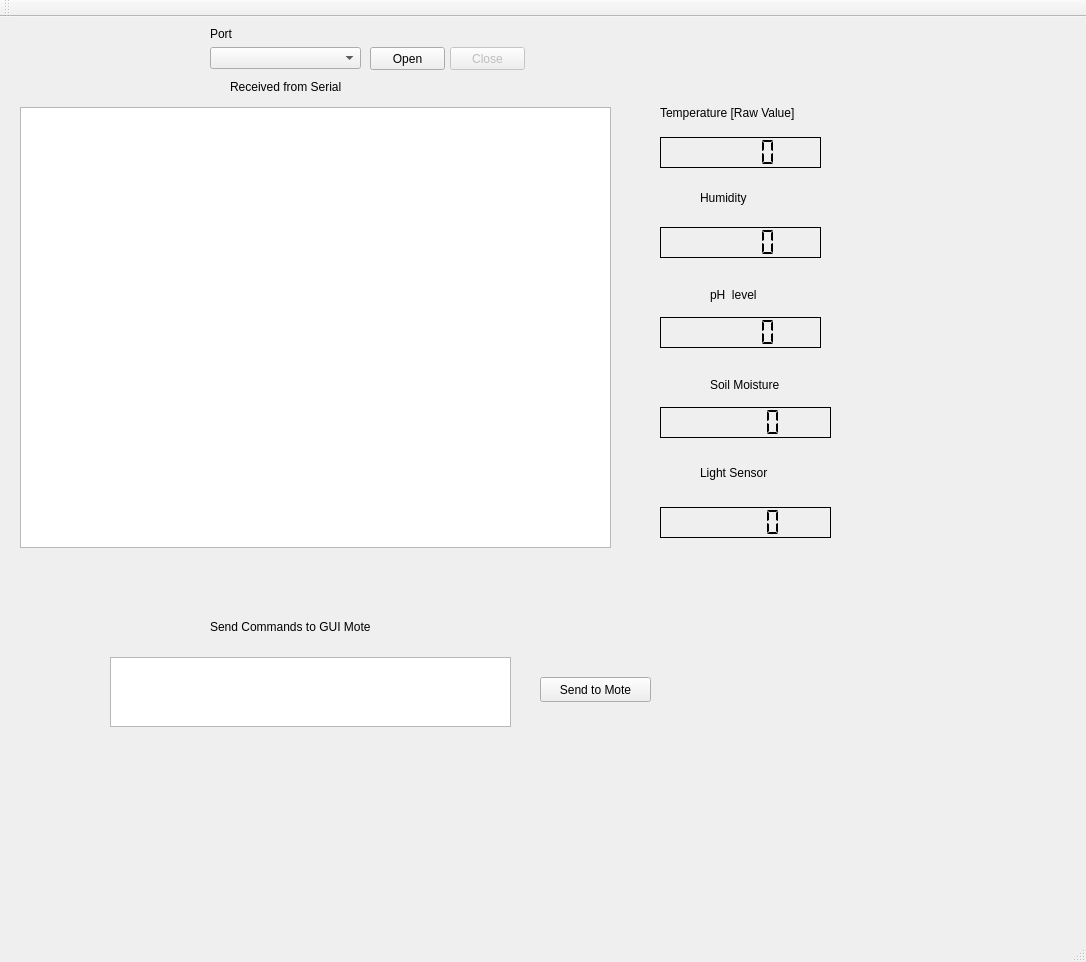
<?xml version="1.0" encoding="UTF-8"?>
<ui version="4.0">
 <class>MainWindow</class>
 <widget class="QMainWindow" name="MainWindow">
  <property name="geometry">
   <rect>
    <x>0</x>
    <y>0</y>
    <width>1086</width>
    <height>962</height>
   </rect>
  </property>
  <property name="windowTitle">
   <string>MainWindow</string>
  </property>
  <widget class="QWidget" name="centralWidget">
   <widget class="QTextEdit" name="textEdit_Status">
    <property name="enabled">
     <bool>true</bool>
    </property>
    <property name="geometry">
     <rect>
      <x>20</x>
      <y>90</y>
      <width>591</width>
      <height>441</height>
     </rect>
    </property>
   </widget>
   <widget class="QComboBox" name="comboBox_Interface">
    <property name="geometry">
     <rect>
      <x>210</x>
      <y>30</y>
      <width>151</width>
      <height>22</height>
     </rect>
    </property>
   </widget>
   <widget class="QLabel" name="label">
    <property name="geometry">
     <rect>
      <x>210</x>
      <y>10</y>
      <width>46</width>
      <height>13</height>
     </rect>
    </property>
    <property name="text">
     <string>Port</string>
    </property>
   </widget>
   <widget class="QPushButton" name="pushButton_open">
    <property name="geometry">
     <rect>
      <x>370</x>
      <y>30</y>
      <width>75</width>
      <height>23</height>
     </rect>
    </property>
    <property name="text">
     <string>Open</string>
    </property>
   </widget>
   <widget class="QPushButton" name="pushButton_close">
    <property name="enabled">
     <bool>false</bool>
    </property>
    <property name="geometry">
     <rect>
      <x>450</x>
      <y>30</y>
      <width>75</width>
      <height>23</height>
     </rect>
    </property>
    <property name="text">
     <string>Close</string>
    </property>
   </widget>
   <widget class="QLCDNumber" name="value_temperature">
    <property name="geometry">
     <rect>
      <x>660</x>
      <y>120</y>
      <width>161</width>
      <height>31</height>
     </rect>
    </property>
    <property name="frameShape">
     <enum>QFrame::Box</enum>
    </property>
    <property name="frameShadow">
     <enum>QFrame::Plain</enum>
    </property>
    <property name="segmentStyle">
     <enum>QLCDNumber::Flat</enum>
    </property>
   </widget>
   <widget class="QLabel" name="label_temperature">
    <property name="geometry">
     <rect>
      <x>660</x>
      <y>80</y>
      <width>191</width>
      <height>31</height>
     </rect>
    </property>
    <property name="text">
     <string>Temperature [Raw Value]</string>
    </property>
   </widget>
   <widget class="QLabel" name="label_2">
    <property name="geometry">
     <rect>
      <x>230</x>
      <y>60</y>
      <width>151</width>
      <height>20</height>
     </rect>
    </property>
    <property name="text">
     <string>Received from Serial</string>
    </property>
   </widget>
   <widget class="QLabel" name="label_humidity">
    <property name="geometry">
     <rect>
      <x>700</x>
      <y>170</y>
      <width>101</width>
      <height>21</height>
     </rect>
    </property>
    <property name="text">
     <string>Humidity</string>
    </property>
   </widget>
   <widget class="QLCDNumber" name="value_humidity">
    <property name="geometry">
     <rect>
      <x>660</x>
      <y>210</y>
      <width>161</width>
      <height>31</height>
     </rect>
    </property>
    <property name="frameShape">
     <enum>QFrame::Box</enum>
    </property>
    <property name="frameShadow">
     <enum>QFrame::Plain</enum>
    </property>
    <property name="segmentStyle">
     <enum>QLCDNumber::Flat</enum>
    </property>
   </widget>
   <widget class="QLabel" name="label_pH">
    <property name="geometry">
     <rect>
      <x>710</x>
      <y>270</y>
      <width>81</width>
      <height>16</height>
     </rect>
    </property>
    <property name="text">
     <string>pH  level</string>
    </property>
   </widget>
   <widget class="QLCDNumber" name="value_pH">
    <property name="geometry">
     <rect>
      <x>660</x>
      <y>300</y>
      <width>161</width>
      <height>31</height>
     </rect>
    </property>
    <property name="frameShape">
     <enum>QFrame::Box</enum>
    </property>
    <property name="frameShadow">
     <enum>QFrame::Plain</enum>
    </property>
    <property name="segmentStyle">
     <enum>QLCDNumber::Flat</enum>
    </property>
   </widget>
   <widget class="QLabel" name="label_soil">
    <property name="geometry">
     <rect>
      <x>710</x>
      <y>360</y>
      <width>111</width>
      <height>16</height>
     </rect>
    </property>
    <property name="text">
     <string>Soil Moisture</string>
    </property>
   </widget>
   <widget class="QLCDNumber" name="value_soil">
    <property name="geometry">
     <rect>
      <x>660</x>
      <y>390</y>
      <width>171</width>
      <height>31</height>
     </rect>
    </property>
    <property name="frameShape">
     <enum>QFrame::Box</enum>
    </property>
    <property name="frameShadow">
     <enum>QFrame::Plain</enum>
    </property>
    <property name="segmentStyle">
     <enum>QLCDNumber::Flat</enum>
    </property>
   </widget>
   <widget class="QLabel" name="label_light">
    <property name="geometry">
     <rect>
      <x>700</x>
      <y>440</y>
      <width>111</width>
      <height>31</height>
     </rect>
    </property>
    <property name="text">
     <string>Light Sensor</string>
    </property>
   </widget>
   <widget class="QLCDNumber" name="value_light">
    <property name="geometry">
     <rect>
      <x>660</x>
      <y>490</y>
      <width>171</width>
      <height>31</height>
     </rect>
    </property>
    <property name="frameShape">
     <enum>QFrame::Box</enum>
    </property>
    <property name="frameShadow">
     <enum>QFrame::Plain</enum>
    </property>
    <property name="segmentStyle">
     <enum>QLCDNumber::Flat</enum>
    </property>
   </widget>
   <widget class="QTextEdit" name="textEdit_command">
    <property name="geometry">
     <rect>
      <x>110</x>
      <y>640</y>
      <width>401</width>
      <height>70</height>
     </rect>
    </property>
   </widget>
   <widget class="QPushButton" name="send_command_button">
    <property name="geometry">
     <rect>
      <x>540</x>
      <y>660</y>
      <width>111</width>
      <height>25</height>
     </rect>
    </property>
    <property name="text">
     <string>Send to Mote</string>
    </property>
   </widget>
   <widget class="QLabel" name="label_3">
    <property name="geometry">
     <rect>
      <x>210</x>
      <y>600</y>
      <width>211</width>
      <height>20</height>
     </rect>
    </property>
    <property name="text">
     <string>Send Commands to GUI Mote</string>
    </property>
   </widget>
  </widget>
  <widget class="QMenuBar" name="menuBar">
   <property name="geometry">
    <rect>
     <x>0</x>
     <y>0</y>
     <width>1086</width>
     <height>22</height>
    </rect>
   </property>
  </widget>
  <widget class="QToolBar" name="mainToolBar">
   <attribute name="toolBarArea">
    <enum>TopToolBarArea</enum>
   </attribute>
   <attribute name="toolBarBreak">
    <bool>false</bool>
   </attribute>
  </widget>
  <widget class="QStatusBar" name="statusBar"/>
 </widget>
 <layoutdefault spacing="6" margin="11"/>
 <resources/>
 <connections/>
</ui>
